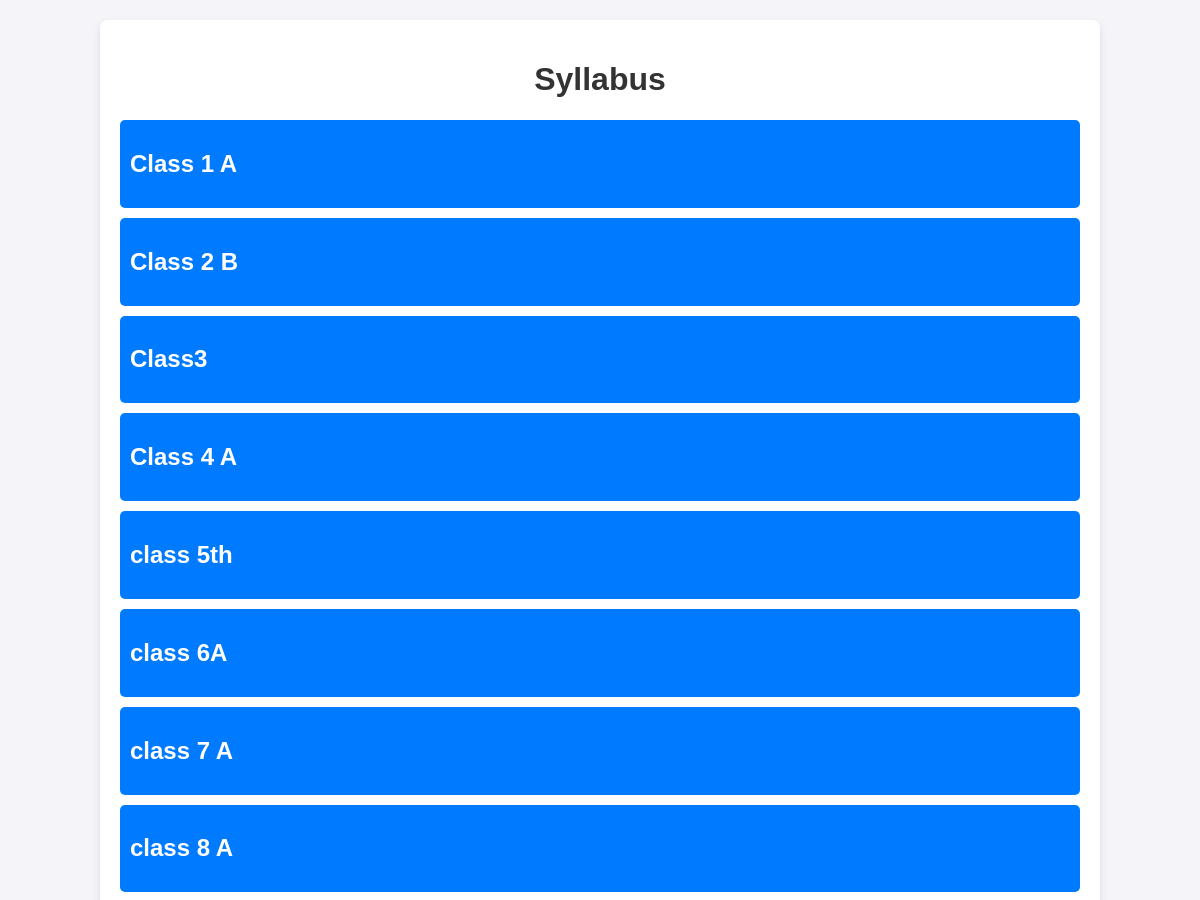
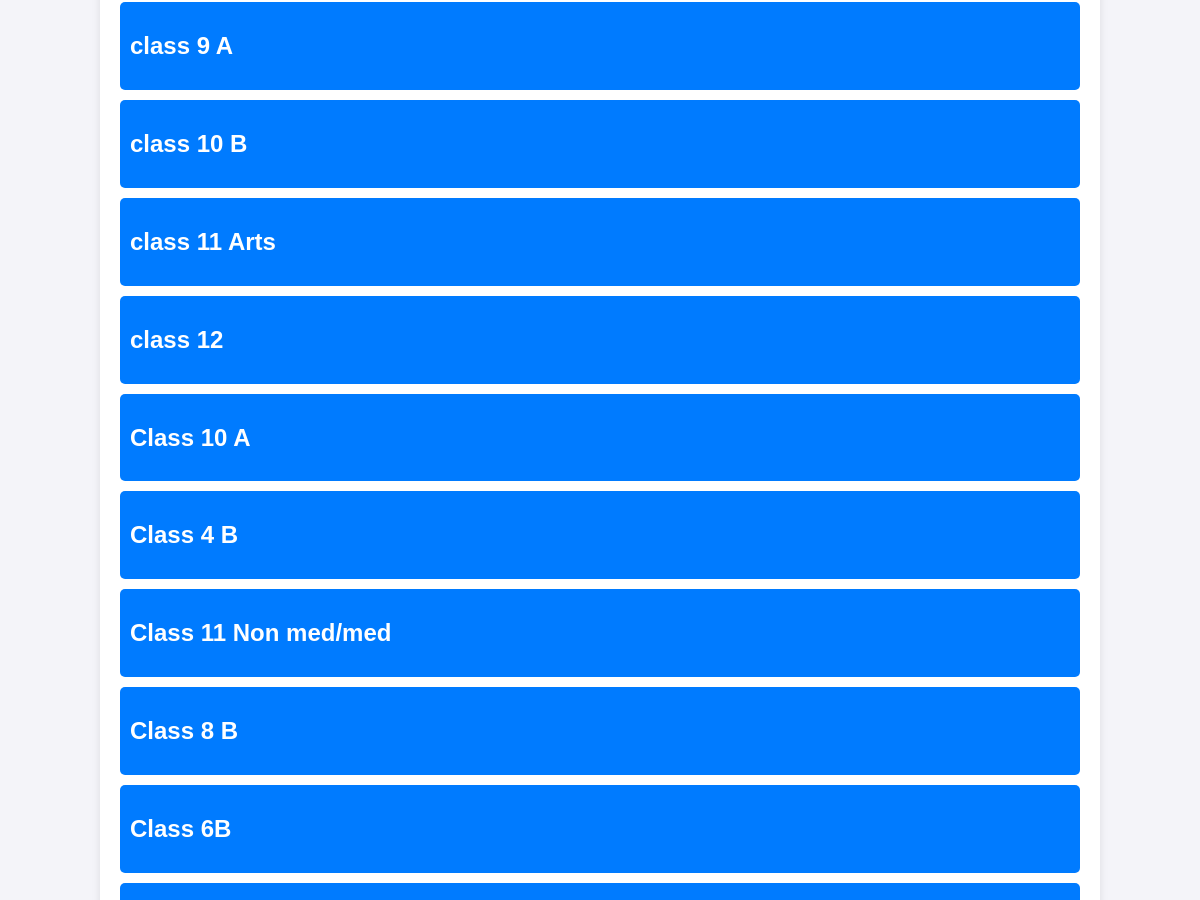
Page /syllabus/ on the committed database (2 pictures, top to bottom).
### webportal/models.py (models this page shows, shortened)
class SchoolClass(models.Model):
    class_name = models.CharField(max_length=255, help_text="The name of the class (e.g., 'Class1,Class2')")
    class_image = models.ImageField(upload_to='class_images/', help_text="Image representing the class")
    age_group = models.CharField(max_length=50, help_text="Age group for the class (e.g., '3-5 Years')")
    capacity = models.IntegerField(help_text="Maximum capacity of students in the class")
    class_teacher = models.ForeignKey(
        'Teacher',
        on_delete=models.SET_NULL,
        null=True,
        blank=True,
        related_name='class_teacher_for'
    )
    created_at = models.DateTimeField(auto_now_add=True)
    updated_at = models.DateTimeField(auto_now=True)

### webportal/views.py (the view)
# urls.py: path('syllabus/', views.syllabus, name='syllabus'),
def syllabus(request):
    schoolclass = SchoolClass.objects.prefetch_related('subjects').all()
    return render(request, 'webportal/syllabus.html', {'schoolclass': schoolclass})

### webportal/templates/webportal/syllabus.html (shortened to what this page needs)
{% load static %}
<!DOCTYPE html>
<html lang="en">
<head>
    <link rel="stylesheet" href="{% static 'webportal/css/syllabus.css' %}">
</head>
<body>
    <div class="container">
        <h1>Syllabus</h1>
        <div class="class-list">
            {% for school_class in schoolclass %}
            <div class="class-item">
                <h2 onclick="toggleSubjects('{{ school_class.id }}')">{{ school_class.class_name }}</h2>
            </div>
            {% endfor %}
        </div>
    </div>
</body>
</html>

### webportal/static/webportal/css/syllabus.css (style rules this page uses)
body { font-family: Arial, sans-serif; margin: 0; padding: 0; background-color: #f4f4f9; }
.container { width: 80%; margin: 20px auto; background: #fff; padding: 20px; border-radius: 8px; box-shadow: 0 4px 8px rgba(0, 0, 0, 0.1); }
h1 { text-align: center; color: #333; }
.class-list { display: flex; flex-direction: column; gap: 10px; }
.class-item { padding: 10px; background-color: #007bff; color: #fff; border-radius: 5px; cursor: pointer; text-align: left; }

### rows in the picture
SchoolClass: class_name "Class 1 A"
SchoolClass: class_name "Class 2 B"
SchoolClass: class_name "Class3"
SchoolClass: class_name "Class 4 A"
SchoolClass: class_name "class 5th"
SchoolClass: class_name "class 6A"
SchoolClass: class_name "class 7 A"
SchoolClass: class_name "class 8 A"
SchoolClass: class_name "class 9 A"
SchoolClass: class_name "class 10 B"
SchoolClass: class_name "class 11 Arts"
SchoolClass: class_name "class 12"
